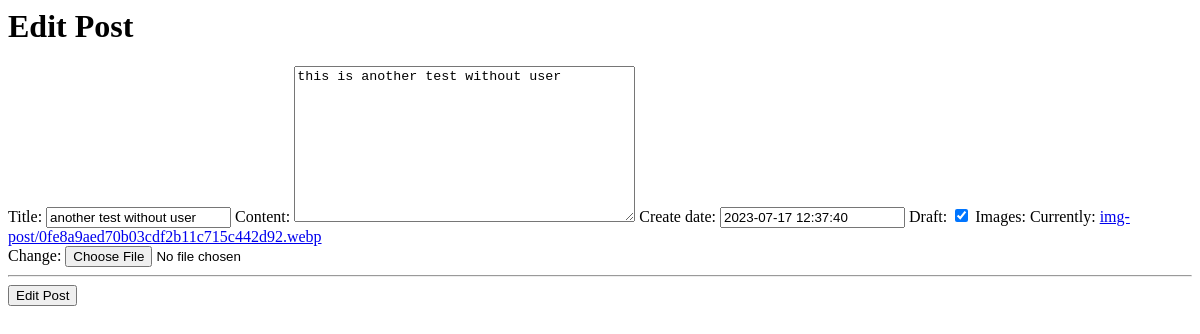
/blog/12/edit, run on an earlier commit of the app's database.
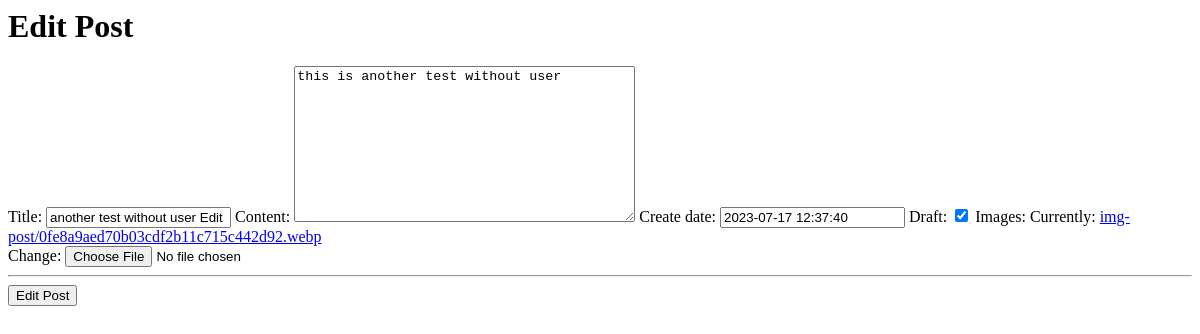
And on a later commit of the database.
### blog/models.py (models this page shows, shortened)
class Post(models.Model):
    title = models.CharField(max_length=100)
    content = models.TextField()
    create_date = models.DateTimeField(default=timezone.now)
    draft = models.BooleanField(default=True)
    tags = TaggableManager()
    author = models.ForeignKey(User, on_delete=models.SET_NULL, null=True, blank=True, related_name='Post_User')
    images = models.ImageField(upload_to='img-post')

### blog/views.py (the view)
# urls.py: path('blog/<int:post_id>/edit', edit_post),
def edit_post(request, post_id):
    data = Post.objects.get(id= post_id)
    if request.method == 'POST':
        form = FormPost(request.POST, request.FILES, instance=data)
        if form.is_valid():
            myForm = form.save(commit= False)
            myForm.author = request.user
            myForm.save()
            return redirect('/blog')
    else:
        form = FormPost(instance= data)
    return render(request, 'edit_post.html', {'form': form})

### blog/forms.py
class FormPost(forms.ModelForm):
    class Meta:
        model = Post
        exclude = ('author', )

### blog/templates/edit_post.html (shortened to what this page needs)
<h1>Edit Post</h1>
<form method="post" enctype="multipart/form-data">
    {{form}}
    <hr>
    <input type="submit" value="Edit Post">
</form>

What changed in the data, as far as the page shows it:
changed Post "this is another test without user": title "another test without user" → "another test without user Edit"
